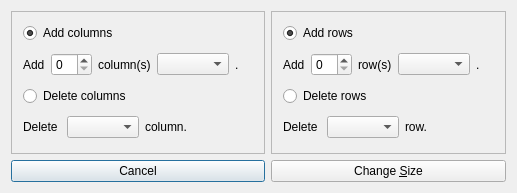
<ui version="4.0" >
 <class>SChgLayerSizeDlgClass</class>
 <widget class="QDialog" name="SChgLayerSizeDlgClass" >
  <property name="geometry" >
   <rect>
    <x>0</x>
    <y>0</y>
    <width>517</width>
    <height>193</height>
   </rect>
  </property>
  <property name="windowTitle" >
   <string>Change Size</string>
  </property>
  <layout class="QGridLayout" name="gridLayout" >
   <item row="0" column="0" >
    <widget class="QFrame" name="frame" >
     <property name="frameShape" >
      <enum>QFrame::StyledPanel</enum>
     </property>
     <property name="frameShadow" >
      <enum>QFrame::Raised</enum>
     </property>
     <layout class="QVBoxLayout" name="verticalLayout" >
      <item>
       <widget class="QRadioButton" name="radioAddCol" >
        <property name="enabled" >
         <bool>true</bool>
        </property>
        <property name="text" >
         <string>Add columns</string>
        </property>
        <property name="checked" >
         <bool>true</bool>
        </property>
       </widget>
      </item>
      <item>
       <layout class="QHBoxLayout" name="addColLayout" >
        <item>
         <widget class="QLabel" name="label" >
          <property name="text" >
           <string>Add</string>
          </property>
         </widget>
        </item>
        <item>
         <widget class="QSpinBox" name="amountToAddCol" />
        </item>
        <item>
         <widget class="QLabel" name="label_2" >
          <property name="text" >
           <string>column(s)</string>
          </property>
         </widget>
        </item>
        <item>
         <widget class="QComboBox" name="whereToAddCol" />
        </item>
        <item>
         <widget class="QLabel" name="label_3" >
          <property name="text" >
           <string>.</string>
          </property>
         </widget>
        </item>
        <item>
         <spacer name="horizontalSpacer" >
          <property name="orientation" >
           <enum>Qt::Horizontal</enum>
          </property>
          <property name="sizeHint" stdset="0" >
           <size>
            <width>40</width>
            <height>20</height>
           </size>
          </property>
         </spacer>
        </item>
       </layout>
      </item>
      <item>
       <widget class="QRadioButton" name="radioDelCol" >
        <property name="text" >
         <string>Delete columns</string>
        </property>
       </widget>
      </item>
      <item>
       <layout class="QHBoxLayout" name="delColLayout" >
        <item>
         <widget class="QLabel" name="label_4" >
          <property name="text" >
           <string>Delete </string>
          </property>
         </widget>
        </item>
        <item>
         <widget class="QComboBox" name="deleteCol" />
        </item>
        <item>
         <widget class="QLabel" name="label_5" >
          <property name="text" >
           <string>column.</string>
          </property>
         </widget>
        </item>
        <item>
         <spacer name="horizontalSpacer" >
          <property name="orientation" >
           <enum>Qt::Horizontal</enum>
          </property>
          <property name="sizeHint" stdset="0" >
           <size>
            <width>40</width>
            <height>20</height>
           </size>
          </property>
         </spacer>
        </item>
       </layout>
      </item>
     </layout>
    </widget>
   </item>
   <item row="0" column="1" >
    <widget class="QFrame" name="frame_2" >
     <property name="frameShape" >
      <enum>QFrame::StyledPanel</enum>
     </property>
     <property name="frameShadow" >
      <enum>QFrame::Raised</enum>
     </property>
     <layout class="QVBoxLayout" name="verticalLayout_2" >
      <item>
       <widget class="QRadioButton" name="radioAddRow" >
        <property name="text" >
         <string>Add rows</string>
        </property>
        <property name="checked" >
         <bool>true</bool>
        </property>
       </widget>
      </item>
      <item>
       <layout class="QHBoxLayout" name="addRowLayout" >
        <item>
         <widget class="QLabel" name="label_8" >
          <property name="text" >
           <string>Add</string>
          </property>
         </widget>
        </item>
        <item>
         <widget class="QSpinBox" name="amountToAddRow" />
        </item>
        <item>
         <widget class="QLabel" name="label_9" >
          <property name="text" >
           <string>row(s)</string>
          </property>
         </widget>
        </item>
        <item>
         <widget class="QComboBox" name="whereToAddRow" />
        </item>
        <item>
         <widget class="QLabel" name="label_10" >
          <property name="text" >
           <string>.</string>
          </property>
         </widget>
        </item>
        <item>
         <spacer name="horizontalSpacer" >
          <property name="orientation" >
           <enum>Qt::Horizontal</enum>
          </property>
          <property name="sizeHint" stdset="0" >
           <size>
            <width>40</width>
            <height>20</height>
           </size>
          </property>
         </spacer>
        </item>
       </layout>
      </item>
      <item>
       <widget class="QRadioButton" name="radioDelRow" >
        <property name="text" >
         <string>Delete rows</string>
        </property>
       </widget>
      </item>
      <item>
       <layout class="QHBoxLayout" name="delRowLayout" >
        <item>
         <widget class="QLabel" name="label_6" >
          <property name="text" >
           <string>Delete </string>
          </property>
         </widget>
        </item>
        <item>
         <widget class="QComboBox" name="deleteRow" />
        </item>
        <item>
         <widget class="QLabel" name="label_7" >
          <property name="text" >
           <string>row.</string>
          </property>
         </widget>
        </item>
        <item>
         <spacer name="horizontalSpacer" >
          <property name="orientation" >
           <enum>Qt::Horizontal</enum>
          </property>
          <property name="sizeHint" stdset="0" >
           <size>
            <width>40</width>
            <height>20</height>
           </size>
          </property>
         </spacer>
        </item>
       </layout>
      </item>
     </layout>
    </widget>
   </item>
   <item row="1" column="0" >
    <widget class="QPushButton" name="cancelButton" >
     <property name="text" >
      <string>Cancel</string>
     </property>
    </widget>
   </item>
   <item row="1" column="1" >
    <widget class="QPushButton" name="changeButton" >
     <property name="text" >
      <string>Change &amp;Size</string>
     </property>
    </widget>
   </item>
  </layout>
 </widget>
 <layoutdefault spacing="6" margin="11" />
 <resources/>
 <connections/>
</ui>
